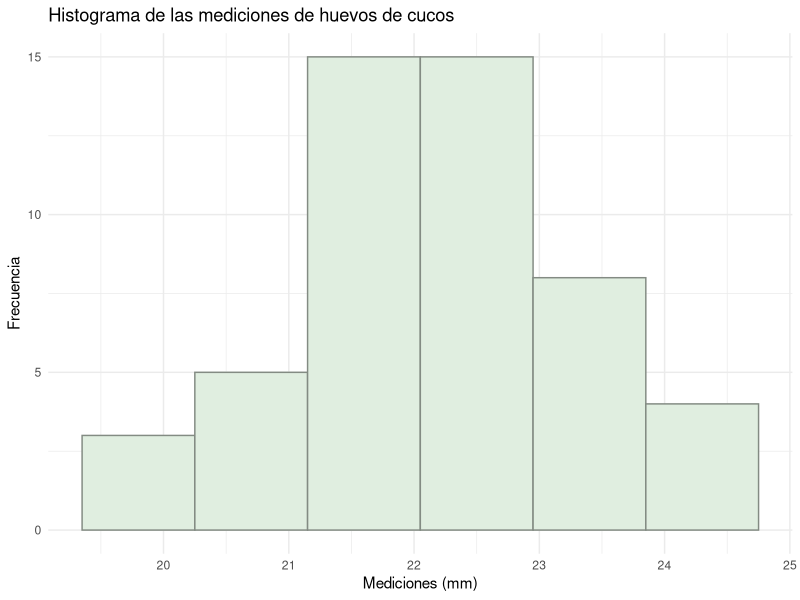
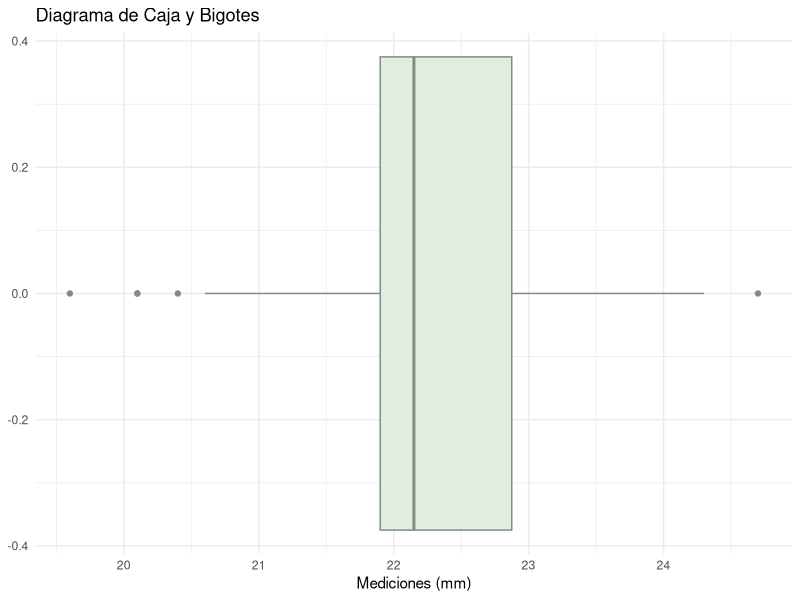
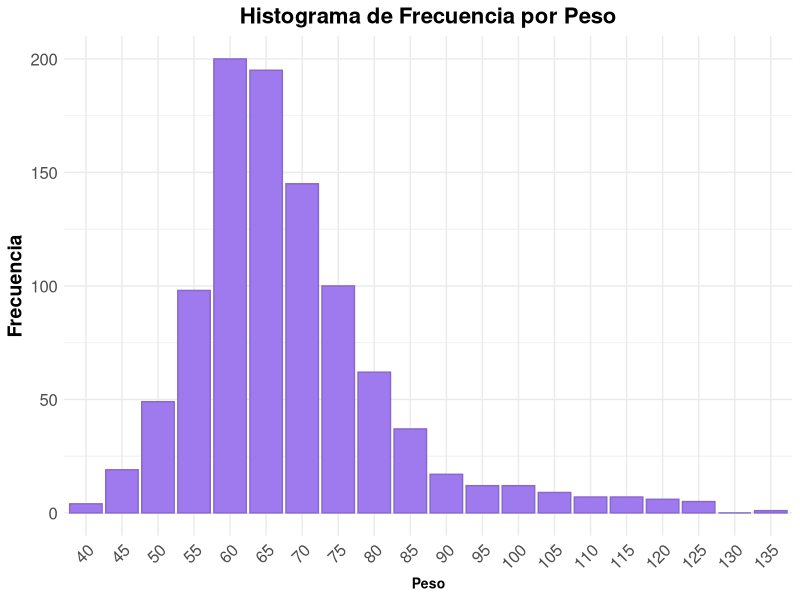
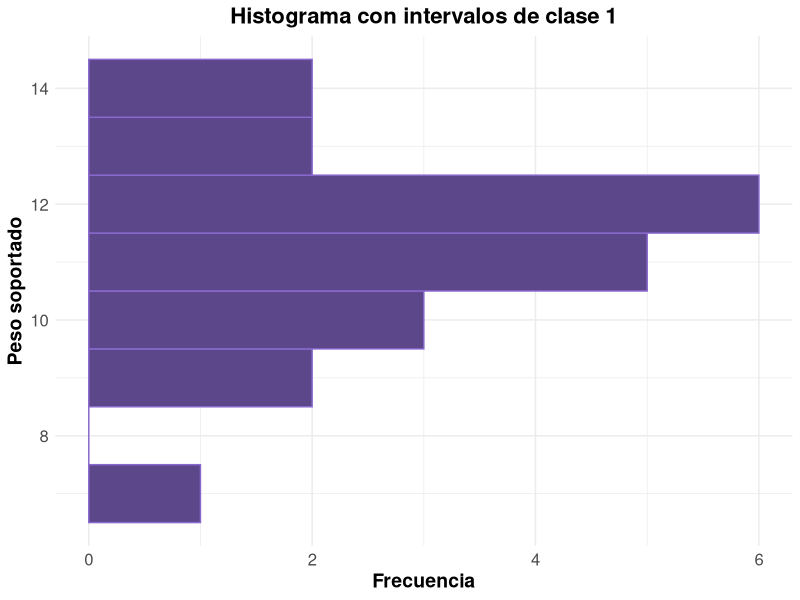
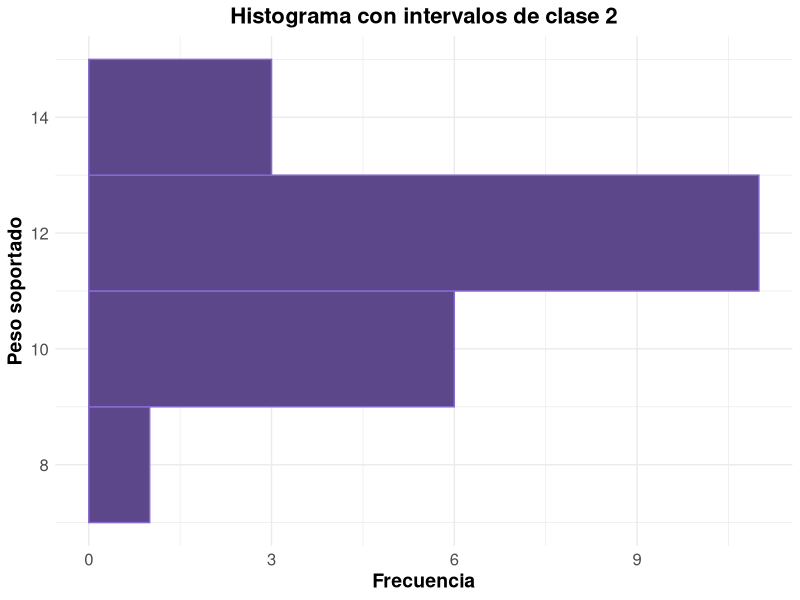
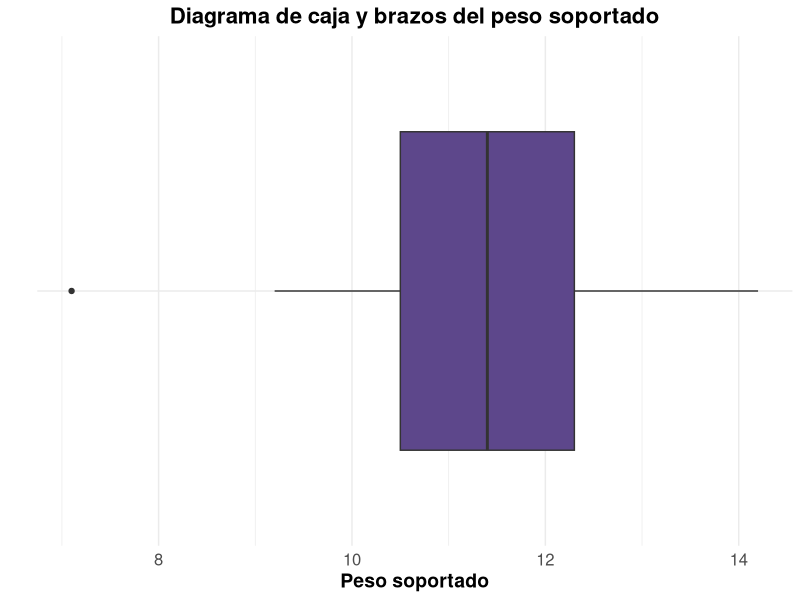
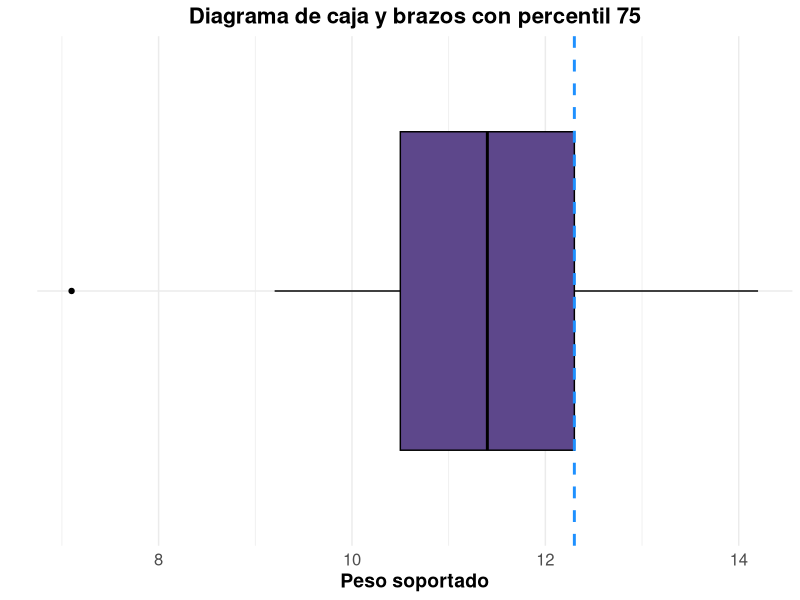
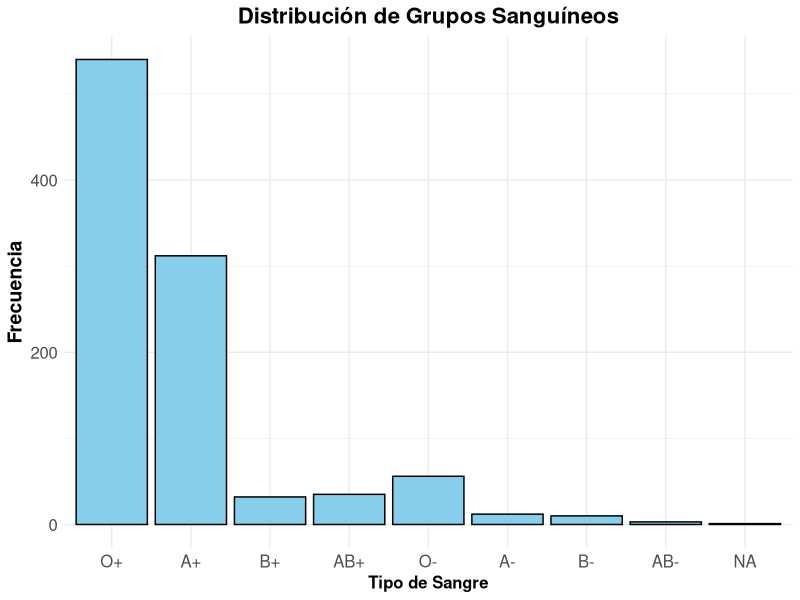

R code for these plots, in order:
## ---- chunk 1
datos <- scan("cucos.txt")

media <- mean(datos)

desviacion_estandar <- sd(datos)

mediana <- median(datos)

cuartiles <- quantile(datos)

curtosis <- e1071::kurtosis(datos)

asimetria <- e1071::skewness(datos)

rango <- range(datos)

rango_intercuartil <- IQR(datos)

# Mostrar los resultados con mensajes descriptivos
cat("La media es:", media, "\n")
cat("La desviación estándar es:", desviacion_estandar, "\n")
cat("La mediana es:", mediana, "\n")
cat("Los cuartiles son:\n")
print(cuartiles)
cat("La curtosis es:", curtosis, "\n")
cat("El coeficiente de asimetría es:", asimetria, "\n")
cat("El rango es:", rango[1], "a", rango[2], "\n")
cat("El rango intercuartil es:", rango_intercuartil, "\n")
## ---- chunk 2
# Cargar la librería ggplot2
library(ggplot2)

# Convertir los datos a un data frame
datos_df <- data.frame(mediciones = datos)

# Histograma
ggplot(datos_df, aes(x = mediciones)) +
  geom_histogram(binwidth = 0.9, fill = "#E0EEE0", color = "#838B83") +
  labs(title = "Histograma de las mediciones de huevos de cucos", 
       x = "Mediciones (mm)", y = "Frecuencia") +
  theme_minimal()

# Diagrama de caja y bigotes
ggplot(datos_df, aes(x = mediciones)) +
  geom_boxplot(fill = "#E0EEE0", color = "#838B83") +
  labs(title = "Diagrama de Caja y Bigotes", 
       x = "Mediciones (mm)") +
  theme_minimal()

## ---- chunk 3
# Definir los datos
pesos <- c(40, 45, 50, 55, 60, 65, 70, 75, 80, 85, 90, 95, 100, 105, 110, 115, 120, 125, 130, 135)
frecuencias <- c(4, 19, 49, 98, 200, 195, 145, 100, 62, 37, 17, 12, 12, 9, 7, 7, 6, 5, 0, 1)

# Crear un data.frame
tabla <- data.frame(Peso = pesos, Frecuencia = frecuencias)

# Ver la tabla
print(tabla)

## ---- chunk 4

# Definir los datos
peso <- c(40, 45, 50, 55, 60, 65, 70, 75, 80, 85, 90, 95, 100, 105, 110, 115, 120, 125, 130, 135)
frecuencia <- c(4, 19, 49, 98, 200, 195, 145, 100, 62, 37, 17, 12, 12, 9, 7, 7, 6, 5, 0, 1)

# Crear un data frame
tabla <- data.frame(Peso = peso, Frecuencia = frecuencia)

# Histograma
ggplot(tabla, aes(x = factor(Peso), y = Frecuencia)) +
  geom_bar(stat = "identity", fill = "#9F79EE", color = "#8968CD", size = 0.5) +  # Ajustar borde y relleno
  labs(title = "Histograma de Frecuencia por Peso",
       x = "Peso",
       y = "Frecuencia") +
  theme_minimal() +  # Tema minimalista
  theme(plot.title = element_text(hjust = 0.5, size = 16, face = "bold"),  # Título centrado y ajustado
        axis.title.x = element_text(size = 10, face = "bold"),  # Etiqueta del eje x ajustada
        axis.title.y = element_text(size = 14, face = "bold"),  # Etiqueta del eje y ajustada
        axis.text.x = element_text(size = 12, angle = 45, hjust = 1),  # Texto del eje x ajustado y girado para mejor visibilidad
        axis.text.y = element_text(size = 12))  # Texto del eje y ajustado

# Guardar el gráfico 
ggsave("Histograma de Frecuencia por Peso.png", width = 8, height = 6, dpi = 300)

## ---- chunk 5
# Crear la tabla
tabla2 <- matrix(c(10.1, 12.2, 9.3, 12.4, 13.7, 11.1, 13.3,
                   10.8, 11.6, 10.1, 11.2, 11.4, 11.8, 7.1,
                   12.2, 12.6, 9.2, 14.2, 10.5, 12.3, 11.2), 
                 nrow = 3, ncol = 7, byrow = TRUE)

# Mostrar la tabla

print(tabla2)

## ---- chunk 6
df <- data.frame(Peso = as.vector(tabla2))
# Histograma 
ggplot(df, aes(x = Peso)) +
  geom_histogram(binwidth = 1, fill = "#5D478B", color = "#8968CD", size = 0.5) +  # Ajustar el borde y el relleno
  labs(title = "Histograma con intervalos de clase 1", 
       x = "Peso soportado", 
       y = "Frecuencia") +
  theme_minimal() +  # Tema minimalista
  theme(plot.title = element_text(hjust = 0.5, size = 16, face = "bold"),  # Título centrado y ajustado
        axis.title.x = element_text(size = 14, face = "bold"),  # Etiqueta del eje x ajustada
        axis.title.y = element_text(size = 14, face = "bold"),  # Etiqueta del eje y ajustada
        axis.text.x = element_text(size = 12),  # Texto del eje x ajustado
        axis.text.y = element_text(size = 12)) +  # Texto del eje y ajustado
  coord_flip()  # Voltear el gráfico para mejor visibilidad

# Guardar el gráfico 
ggsave("Histograma con intervalos de clase 1.png", width = 8, height = 6, dpi = 300)
## ---- chunk 7
# Histograma 
ggplot(df, aes(x = Peso)) +
  geom_histogram(binwidth = 2, fill = "#5D478B", color = "#8968CD", size = 0.5) +  # Ajustar el borde y el relleno
  labs(title = "Histograma con intervalos de clase 2", 
       x = "Peso soportado", 
       y = "Frecuencia") +
  theme_minimal() +  # Tema minimalista
  theme(plot.title = element_text(hjust = 0.5, size = 16, face = "bold"),  # Título centrado y ajustado
        axis.title.x = element_text(size = 14, face = "bold"),  # Etiqueta del eje x ajustada
        axis.title.y = element_text(size = 14, face = "bold"),  # Etiqueta del eje y ajustada
        axis.text.x = element_text(size = 12),  # Texto del eje x ajustado
        axis.text.y = element_text(size = 12)) +  # Texto del eje y ajustado
  coord_flip()  # Voltear el gráfico para mejor visibilidad

# Guardar el gráfico 
ggsave("Histograma con intervalos de clase 2.png", width = 8, height = 6, dpi = 300)
## ---- chunk 8
# Diagrama de caja y brazos
ggplot(df, aes(x = "", y = Peso)) +
  geom_boxplot(fill = "#5D478B") +
  labs(title = "Diagrama de caja y brazos del peso soportado", 
       x = "", 
       y = "Peso soportado") +
  theme_minimal() + # Tema minimalista
  theme(plot.title = element_text(hjust = 0.5, size = 16, face = "bold"),  # Título centrado y ajustado
        axis.title.x = element_text(size = 14, face = "bold"),  # Etiqueta del eje x ajustada
        axis.title.y = element_text(size = 14, face = "bold"),  # Etiqueta del eje y ajustada
        axis.text.x = element_text(size = 12),  # Texto del eje x ajustado
        axis.text.y = element_text(size = 12)) +  # Texto del eje y ajustado
  coord_flip()  # Voltear el gráfico para mejor visibilidad
# Guardar el gráfico aka cabron
ggsave("Diagrama de caja y brazos del peso soportado.png", width = 8, height = 6, dpi = 300)

## ---- chunk 9
# Calcular el percentil 75

peso_75 <- quantile(df$Peso, 0.75)

print(peso_75)
## ---- chunk 10
# Crear el diagrama de caja y bigotes 
ggplot(df, aes(x = "", y = Peso)) +
  geom_boxplot(fill = "#5D478B", color = "black", size = 0.5) +  # Borde negro más definido y relleno en color coral
  geom_hline(yintercept = peso_75, color = "#1E90FF", linetype = "dashed", size = 1) +  # Línea del percentil 75
  labs(title = "Diagrama de caja y brazos con percentil 75",
       x = "",
       y = "Peso soportado") +
  theme_minimal() +  # Tema minimalista
  theme(plot.title = element_text(hjust = 0.5, size = 16, face = "bold"),  # Título centrado y ajustado
        axis.title.x = element_text(size = 14, face = "bold"),  # Etiqueta del eje x ajustada
        axis.title.y = element_text(size = 14, face = "bold"),  # Etiqueta del eje y ajustada
        axis.text.x = element_text(size = 12),  # Texto del eje x ajustado
        axis.text.y = element_text(size = 12)) +  # Texto del eje y ajustado
  coord_flip()  # Voltear el gráfico para mejor visibilidad
# Guardar el gráfico aka cabron
ggsave("diagrama_caja_percentil_75.png", width = 8, height = 6, dpi = 300)
## ---- chunk 11
# Cargar los datos
datos <- read.table("tipoSangre.txt", col.names = "tipo")
print(datos)
## ---- chunk 12
# Convertir la variable en un factor con etiquetas significativas
datos$tipo <- factor(datos$tipo, levels = 1:8, labels = c("O+", "A+", "B+", "AB+", "O-", "A-", "B-", "AB-"))

# Calcular frecuencias absolutas
frecuencias_absolutas <- table(datos$tipo)

# Calcular frecuencias relativas
frecuencias_relativas <- prop.table(frecuencias_absolutas)

# Mostrar los resultados
cat("Las frecuencias absolutas son:\n")
print(frecuencias_absolutas)
cat("Las frecuencias relativas son:\n")
print(frecuencias_relativas)

## ---- chunk 13
# Crear la gráfica de barras
ggplot(datos, aes(x = tipo)) +
  geom_bar(fill = "#87CEEB", color = "black", size = 0.5) +  # Borde negro más definido
  labs(title = "Distribución de Grupos Sanguíneos",
       x = "Tipo de Sangre",
       y = "Frecuencia") +
  theme_minimal() +  # Tema minimalista
  theme(plot.title = element_text(hjust = 0.5, size = 16, face = "bold"),  # Título centrado y ajustado
        axis.title.x = element_text(size = 12, face = "bold"),  # Etiqueta del eje x ajustada
        axis.title.y = element_text(size = 14, face = "bold"),  # Etiqueta del eje y ajustada
        axis.text.x = element_text(size = 12),  # Texto del eje x ajustado
        axis.text.y = element_text(size = 12)) +  # Texto del eje y ajustado
  scale_x_discrete(drop = FALSE)  # Asegura que todos los niveles de 'tipo' se muestren

# Guardar el gráfico aka cabron
ggsave("grafico_barras_grupos_sanguineos.png", width = 8, height = 6, dpi = 300)
## ---- chunk 14
# Crear el gráfico
ggplot(datos, aes(x = "", fill = tipo)) +
  geom_bar(width = 1, color = "black", size = 0.5) +  # Borde blanco más definido entre secciones
  coord_polar(theta = "y") +  # Convertir el gráfico de barras en gráfico de pastel
  labs(title = "Distribución de Grupos Sanguíneos",
       fill = "Tipo de Sangre") +  # Título y etiqueta de la leyenda
  theme_void() +  # Quitar etiquetas de ejes y fondo
  theme(plot.title = element_text(hjust = 0.5, size = 16, face = "bold"),  # Centrar título y ajustar tamaño y fuente
        legend.position = "right",  # Ubicar la leyenda a la derecha
        legend.title = element_text(size = 12, face = "bold"),  # Ajustar tamaño y estilo del título de la leyenda
        legend.text = element_text(size = 10)) +  # Ajustar tamaño de texto de la leyenda
  scale_fill_manual(values = c("#6A5ACD", "#32CD32", "#FF6347", "#FFD700", 
                               "#FF69B4", "#00FFFF", "#FFFFE0", "#D3D3D3"))  # Colores más definidos

# Guardar el gráfico aka cabron
ggsave("grafico_grupos_sanguineos.png", width = 8, height = 6, dpi = 300)
## ---- chunk 15
# Cargar el archivo de texto
# Crear los vectores de datos
Encuestado1 <- c("Encuestado 1", "H", "40-50", 1, 1, 1, 1, 2, 2, 2, 2, 3, 1, 2, 3, 2, 2, 2, 3, 2, 3, 3, 3, 2, 3, 3, 1, 2, 2, 2, 2, 2)
Encuestado2 <- c("Encuestado 2", "M", "40-50", 2, 1, 3, 2, 2, 2, 2, 2, 2, 1, 2, 2, 2, 2, 2, 2, 2, 3, 2, 2, 2, 2, 2, 1, 1, 1, 1, 1, 1)
Encuestado3 <- c("Encuestado 3", "M", ">50", 1, 2, 2, 2, 1, 1, 2, 2, 3, 1, 2, 2, 1, 2, 1, 1, 1, 2, 2, 2, 1, 1, 1, 1, 1, 1, 1, 1, 1)
Encuestado4 <- c("Encuestado 4", "H", "20-30", 1, 1, 1, 1, 1, 1, 1, 1, 1, 1, 1, 1, 1, 1, 1, 1, 1, 1, 1, 1, 1, 1, 1, 1, 1, 1, 1, 1, 1)
Encuestado5 <- c("Encuestado 5", "M", "40-50", 1, 1, 3, 1, 1, 2, 2, 2, 2, 1, 1, 1, 1, 1, 2, 2, 1, 3, 3, 2, 2, 1, 1, 1, 2, 1, 1, 1, 1)
Encuestado6 <- c("Encuestado 6", "H", "20-30", 1, 1, 1, 2, 1, 2, 1, 2, 2, 1, 2, 1, 1, 1, 1, 2, 2, 2, 2, 2, 1, 2, 2, 1, 1, 1, 1, 1, 2)
Encuestado7 <- c("Encuestado 7", "M", "40-50", 1, 1, 3, 1, 1, 1, 3, 2, 3, 1, 1, 1, 1, 1, 1, 2, 1, 2, 2, 3, 2, 2, 2, 1, 1, 1, 1, 1, 1)
Encuestado8 <- c("Encuestado 8", "M", "40-50", 2, 1, 2, 1, 2, 2, 2, 2, 3, 2, 1, 1, 1, 2, 2, 3, 3, 3, 3, 3, 2, 2, 2, 2, 3, 3, 3, 3, 3)
Encuestado9 <- c("Encuestado 9", "H", "40-50", 1, 1, 1, 1, 1, 2, 1, 1, 2, 1, 1, 2, 2, 1, 2, 2, 2, 3, 3, 2, 2, 2, 2, 2, 2, 2, 2, 2, 2)
Encuestado10 <- c("Encuestado 10", "M", "40-50", 1, 1, 2, 2, 1, 2, 2, 1, 2, 1, 1, 2, 1, 3, 2, 2, 1, 2, 2, 2, 1, 1, 1, 2, 3, 1, 1, 1, 1)
Encuestado11 <- c("Encuestado 11", "M", "40-50", 2, 2, 2, 2, 2, 1, 1, 1, 1, 1, 1, 1, 1, 1, 1, 2, 1, 1, 1, 2, 3, 2, 2, 1, 2, 2, 2, 2, 2)

# Crear un data frame
datos <- data.frame(
  Encabezados = c("Encuestado", "Sexo", "Rango de edad", "PL1", "PL2", "PL3", "PL4", "PL5", "PC1", "PC2", "PC3", "PC4", "PC5", 
                  "PCom1", "PCom2", "PCom3", "PCom4", "PCom5", "PCE1", "PCE2", "PCE3", "PCE4", "PCE5", "PEF1", "PEF2", "PEF3", 
                  "PI1", "PI2", "PI3", "PI4", "PI5", "PI6"),
  Encuestado1, Encuestado2, Encuestado3, Encuestado4, Encuestado5, Encuestado6, Encuestado7, Encuestado8, Encuestado9, Encuestado10, Encuestado11
)

# Transponer el data frame para obtener el formato correcto
datos <- t(datos)

# Asignar nombres de columnas a partir del primer fila (Encabezados)
colnames(datos) <- datos[1, ]

# Remover la primera fila (ya que ahora es la cabecera)
datos <- datos[-1, ]

# Convertir en data.frame
datos <- as.data.frame(datos, stringsAsFactors = FALSE)

# Mostrar el resultado
print(datos)

# Cargar los datos desde el archivo
datos <- read.table("climaOrganizacional.txt", header = TRUE, sep = "\t", na.strings = "NA")


## ---- chunk 16
# Contar el número de hombres y mujeres
conteo_genero <- table(datos$Sexo)

# Calcular el porcentaje de hombres y mujeres
porcentaje_genero <- prop.table(conteo_genero) * 100

# Mostrar los resultados
cat("El numero de hombres y mujeres encuestados son:")
print(conteo_genero)
cat("El porcentaje de hombres y mujeres encuestados son:")
print(porcentaje_genero)

## ---- chunk 17
# Convertir el rango de edad a un factor y contar
conteo_edad <- table(datos$`Rango de edad`)
cat("Las edades de los encuestados son:")
conteo_edad
porcentaje_edad <- prop.table(conteo_edad) * 100
cat("El porcentaje de edades de los encuestados es:")
porcentaje_edad
## ---- chunk 18
# Convertir todas las columnas a numéricas
datos_numeric <- as.data.frame(lapply(datos[, -c(1:3)], as.numeric))

# Sumar las valoraciones por pregunta
suma_valoraciones <- colSums(datos_numeric, na.rm = TRUE)

# Mostrar las sumas de las valoraciones
suma_valoraciones
## ---- chunk 19

